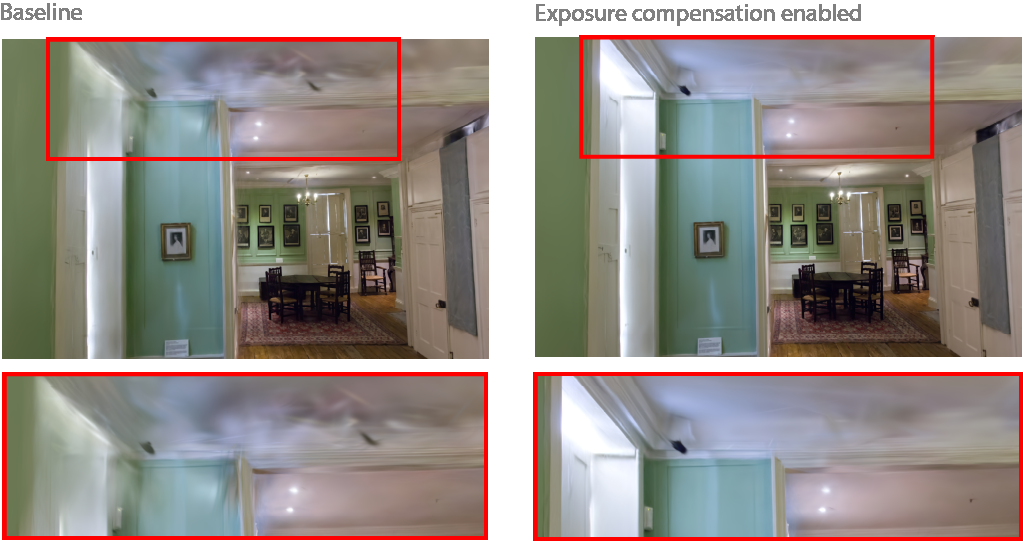
#> input picture assets/Exposure_comparison.png, 1023 x 541 px
$ python -i evaluate_visible_structure.py   (imports and definitions only)   (older library calls are emulated)
#> lines starting #> are read from the running program, lines starting #| are printed output that depends on the picture; after the words box and inside, x2 and y2 are one past the last pixel; in counts of white or black regions, pixels touching at a corner belong together
#!/usr/bin/env python3
"""Evaluate pre-SH rendered structure survival, with native-pixel evidence crops.

Automatic metrics rank review candidates. They do not establish physical object
recall: SAM can split objects, and an edge is not necessarily an object. Only
GT evidence also reproduced by the uncompressed teacher enters denominators.
Requires NumPy, OpenCV and Pillow (no SciPy/skimage).
"""
from __future__ import annotations

import argparse
import csv
import hashlib
import json
from pathlib import Path

import cv2
import numpy as np
from PIL import Image, ImageDraw, ImageFont


# [13 lines left out: functions read_frames, sha256_file, not called in this run]


def rgb(path):
    return np.asarray(Image.open(str(path)).convert("RGB"), dtype=np.float32) / 255.


def edge_features(image, low=40., high=100.):
#> called with low = 40, high = 100
    gray = cv2.cvtColor(np.asarray(np.clip(image * 255., 0, 255), np.uint8), cv2.COLOR_RGB2GRAY)
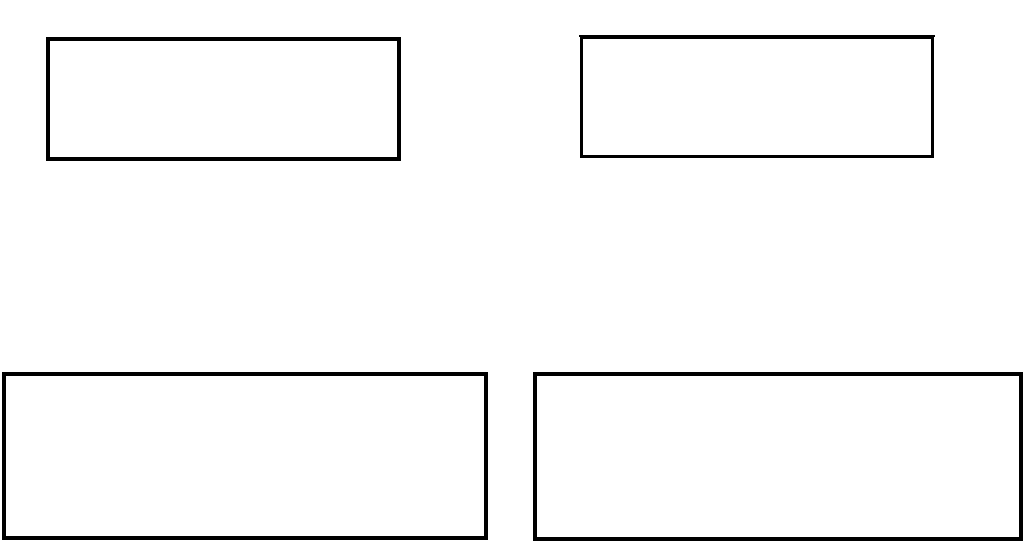
#> gray: shape (541, 1023); values 76 (black) and 255 (white), 96.9% white; 4 black regions, box (x1, y1, x2, y2) and area: (533, 372, 1023, 541) 5208, (2, 372, 488, 540) 5168, (46, 37, 401, 161) 3768, (579, 35, 935, 158) 3178
    # Shared thresholds, scale and blur for every model; never tune per method.
    gray = cv2.GaussianBlur(gray, (3, 3), .7)
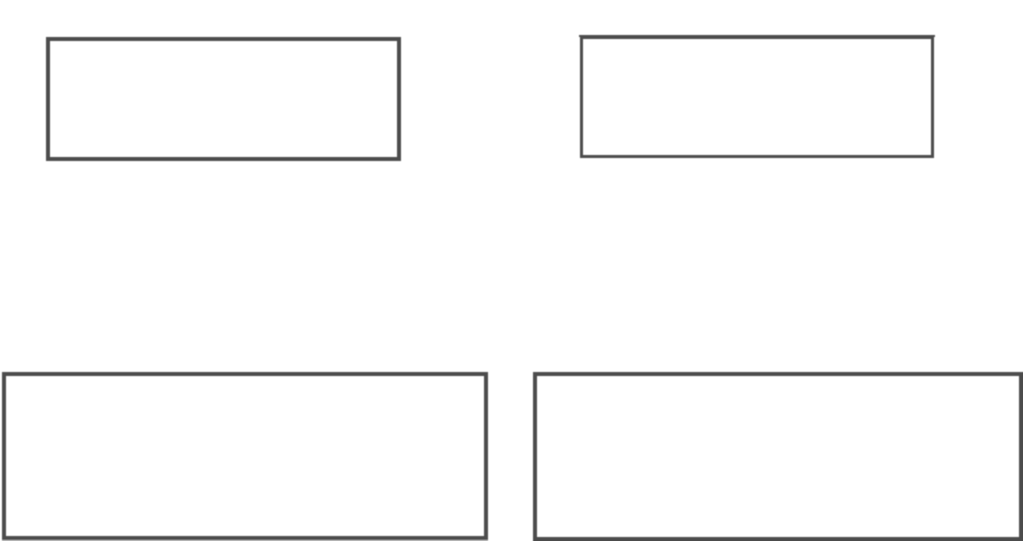
#> gray: shape (541, 1023); min 76, max 255, mean 249.4
    gx = cv2.Sobel(gray, cv2.CV_32F, 1, 0, ksize=3)
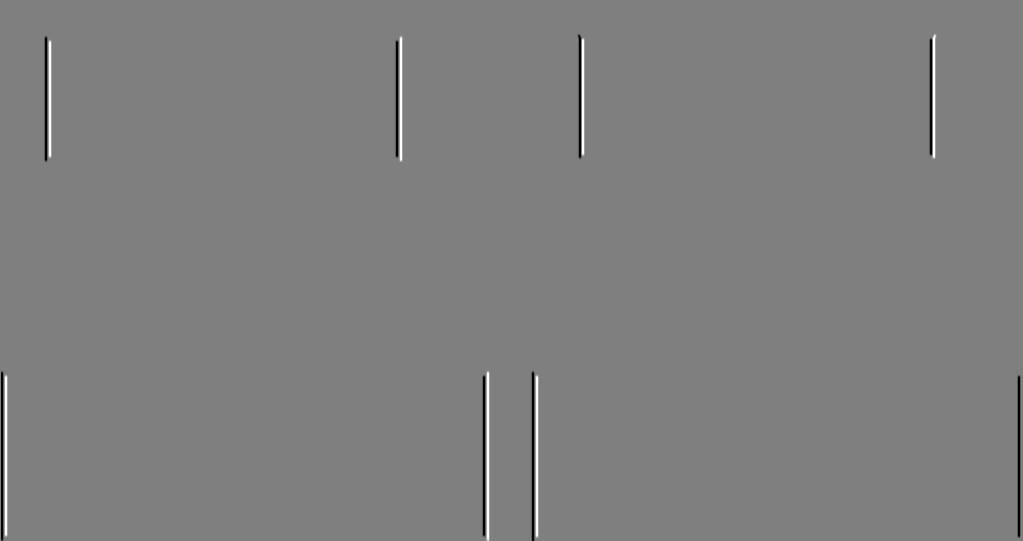
#> gx: shape (541, 1023) float32; min -564, max 564, mean -0.4; drawn with min black and max white
    gy = cv2.Sobel(gray, cv2.CV_32F, 0, 1, ksize=3)
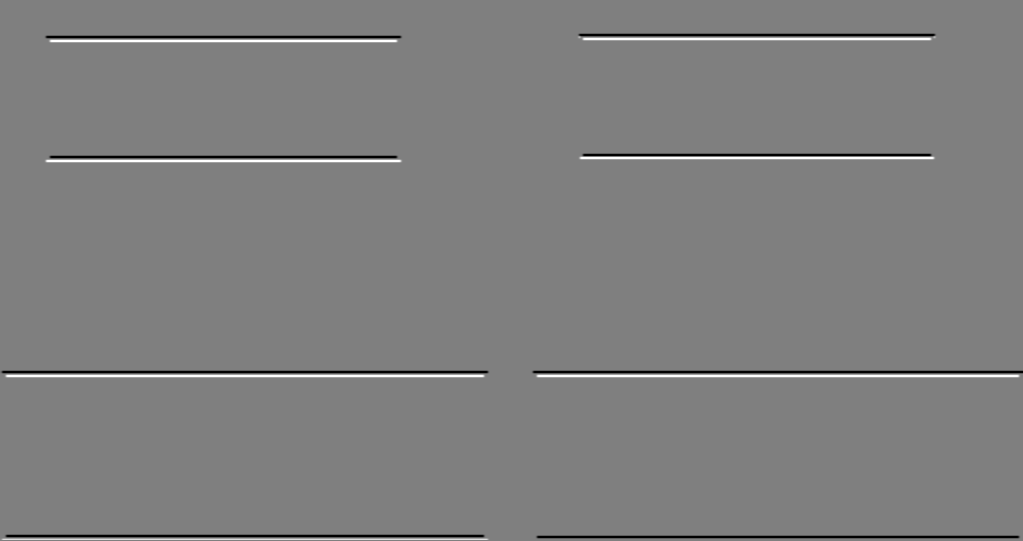
#> gy: shape (541, 1023) float32; min -564, max 564, mean -2; drawn with min black and max white
    angle = np.mod(np.arctan2(gy, gx), np.pi)
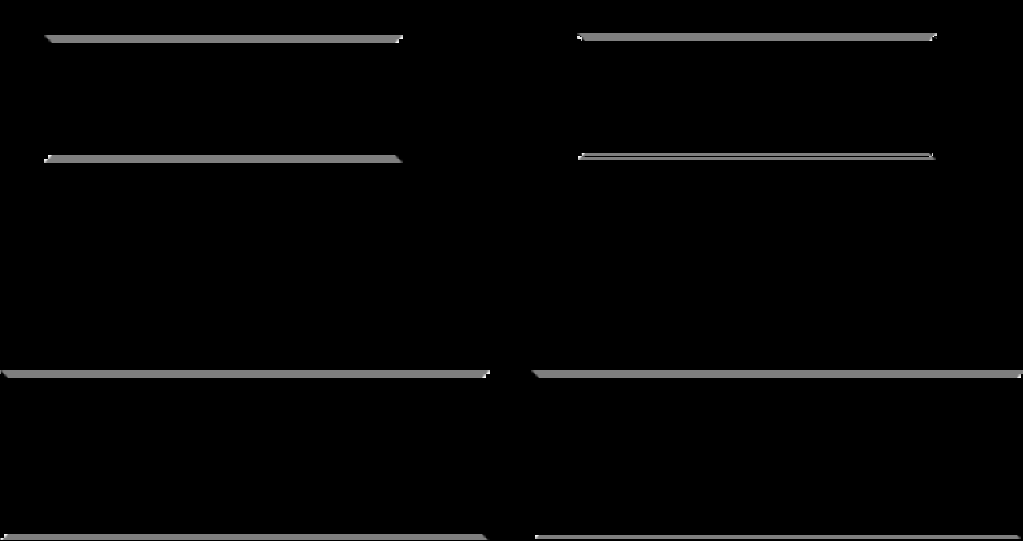
#> angle: shape (541, 1023) float32; min 0, max 3.13, mean 0.0662; drawn with min black and max white
    bins = np.mod(np.floor(angle * 8. / np.pi + .5).astype(np.int8), 8)
    edges = cv2.Canny(gray, low, high, L2gradient=True) != 0
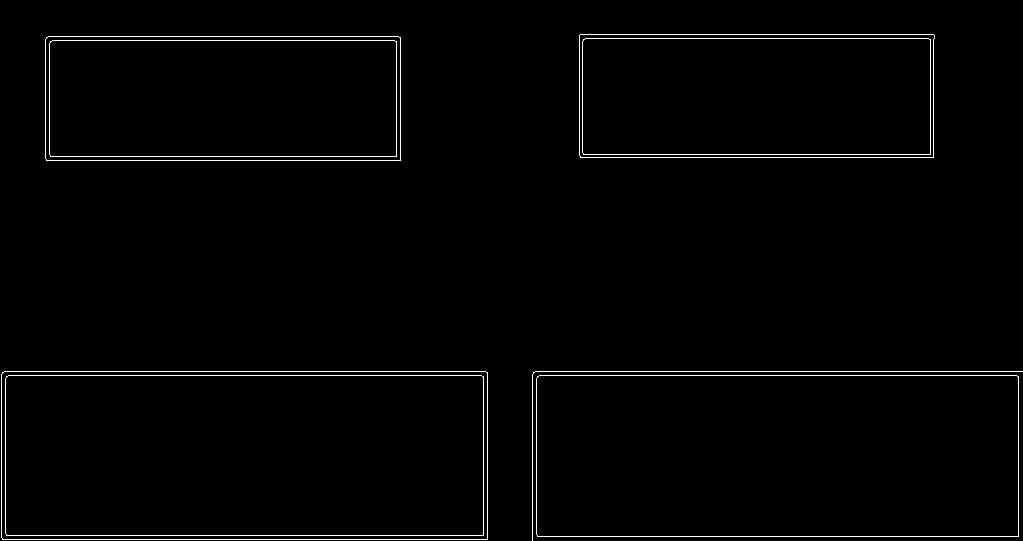
#> edges: shape (541, 1023) bool; 1.5% white in thin lines or dots
    return edges, bins, np.hypot(gx, gy)


# [38 lines left out: functions dilate, oriented_matches, relative_gradient_matches, not called in this run]


def boundary(mask):
    eroded = cv2.erode(np.asarray(mask, np.uint8), np.ones((3, 3), np.uint8)) != 0
    return mask & ~eroded


# [67 lines left out: functions skeletonize, longest_component, local_contrast, contrast_evidence, contrast_retained, bbox_for_mask, not called in this run]


def crop_array(arr, box):
    x0, y0, x1, y1 = box
    return arr[y0:y1, x0:x1]


# [413 lines left out: functions region_metrics, summarize, candidate_score, choose_cases, font, write_sheets and 1 more, not called in this run]


# [2 lines not run here, left out]

>>> import cv2
>>> picture = cv2.cvtColor(cv2.imread('assets/Exposure_comparison.png'), cv2.COLOR_BGR2RGB)
>>> result = edge_features(picture)

$ run again, on assets/depth_comparison.png
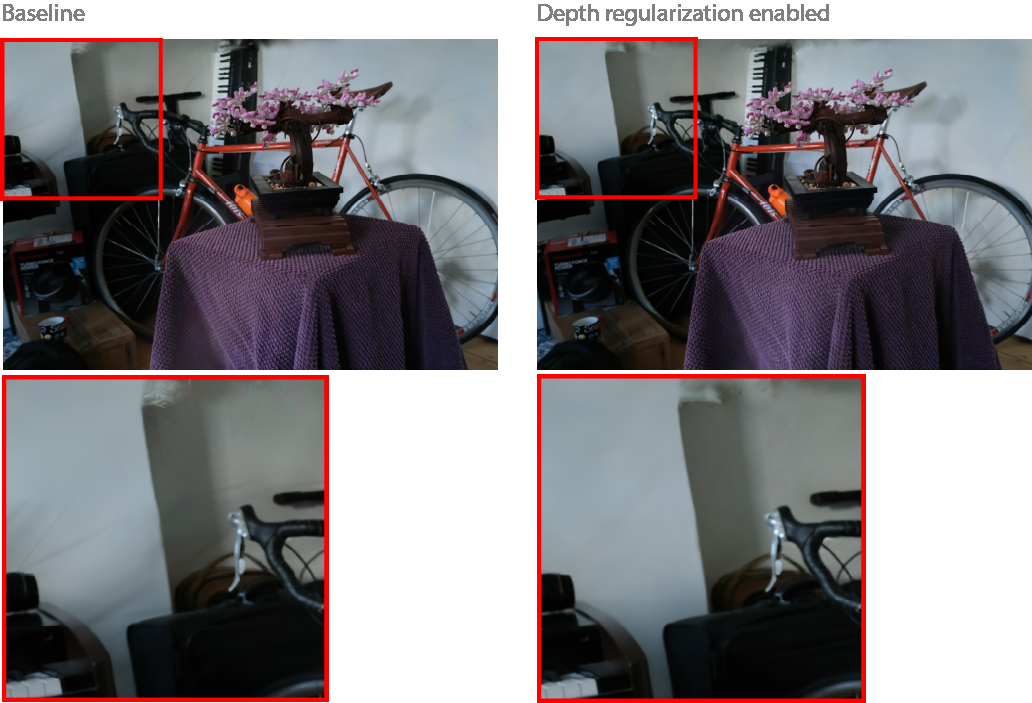
#> input picture assets/depth_comparison.png, 1032 x 703 px
#> in edge_features, `gy = cv2.Sobel(gray, cv2.CV_32F, 0, 1, ksize=3)`:
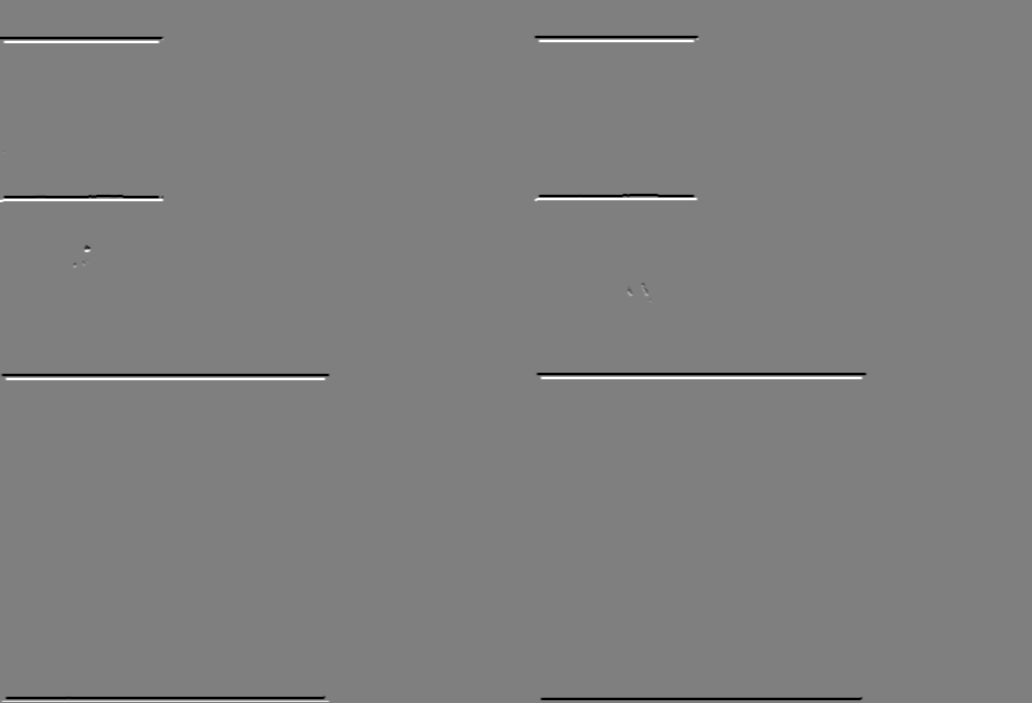
#> gy: shape (703, 1032) float32; min -566, max 564, mean -1; drawn with min black and max white
#> in edge_features, `edges = cv2.Canny(gray, low, high, L2gradient=True) != 0`:
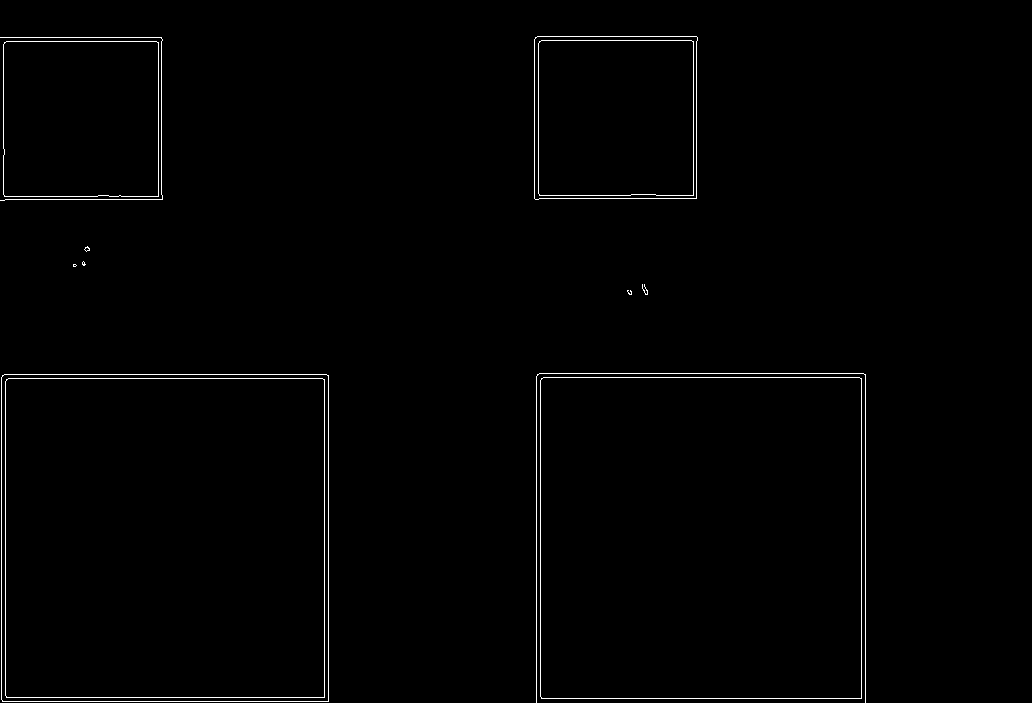
#> edges: shape (703, 1032) bool; 1% white in thin lines or dots, all inside (x1, y1, x2, y2) = (0, 36, 866, 703)
